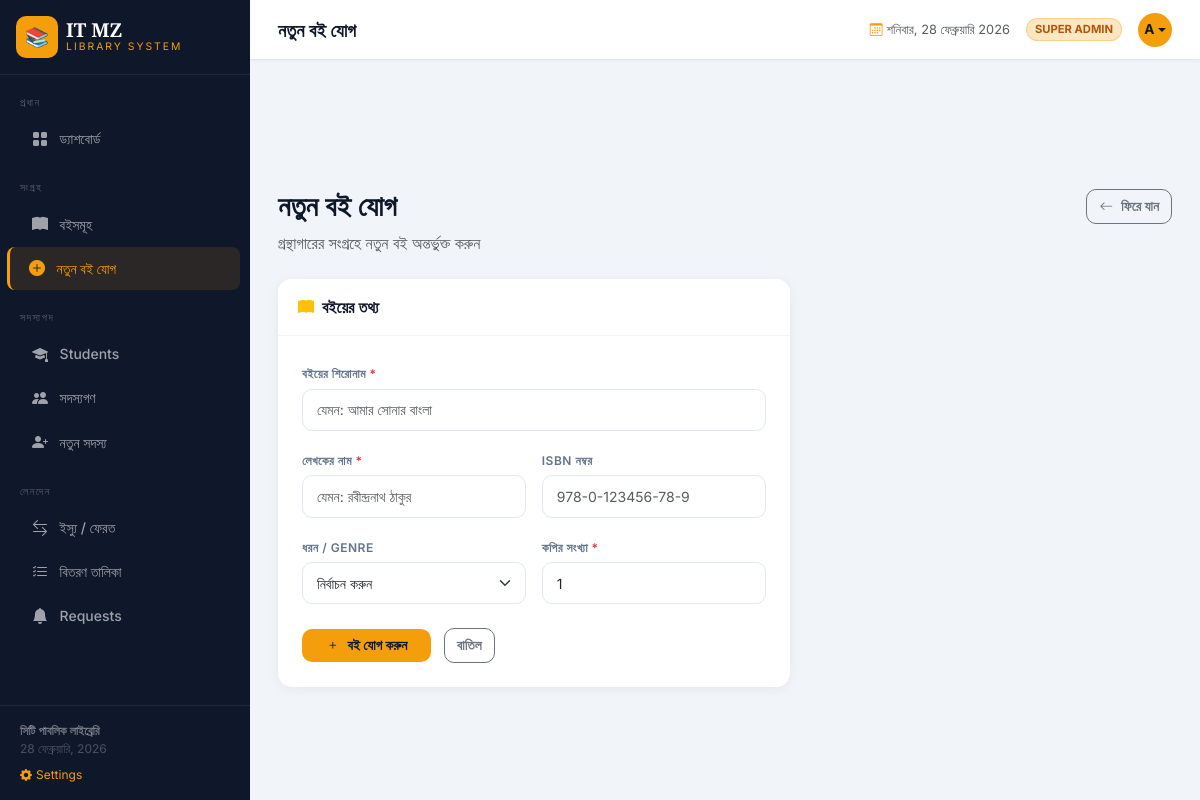
Page /books/add (signed in) on the committed database.
### tables this page shows
CREATE TABLE settings (
        key TEXT PRIMARY KEY,
        value TEXT
    );

### app.py (the view, shortened to what this page needs)
@app.route('/books/add', methods=['GET', 'POST'])
@admin_required
def add_book():
    return render_template('add_book.html')

### app.py (called while the page is built)
def admin_required(f):
    @wraps(f)
    def decorated(*args, **kwargs):
        if not session.get('logged_in'):
            flash('এই পেজটি দেখতে লগইন করুন।', 'info')
            return redirect(url_for('login', next=request.path))
        if not session.get('is_admin'):
            flash('এই কাজটি করার অনুমতি আপনার নেই।', 'error')
            return redirect(url_for('books'))
        return f(*args, **kwargs)
    return decorated

def get_db():
    conn = sqlite3.connect(DB_PATH)
    conn.row_factory = sqlite3.Row
    return conn

def get_settings():
    conn = get_db()
    rows = conn.execute('SELECT key, value FROM settings').fetchall()
    conn.close()
    return {row['key']: row['value'] for row in rows}

@app.context_processor
def inject_settings():
    return dict(site=get_settings())

### templates/add_book.html (shortened to what this page needs)
{% extends 'base.html' %}
{% block topbar_title %}নতুন বই যোগ{% endblock %}
{% block content %}
<div class="d-flex justify-content-between align-items-start mb-4 page-header">
    <div><h1>নতুন বই যোগ</h1><p class="text-muted mb-0">গ্রন্থাগারের সংগ্রহে নতুন বই অন্তর্ভুক্ত করুন</p></div>
    <a href="{{ url_for('books') }}" class="btn btn-outline-secondary"><i class="bi bi-arrow-left me-2"></i>ফিরে যান</a>
</div>
<div class="row justify-content-start">
    <div class="col-lg-7">
        <div class="card content-card">
            <div class="card-header"><i class="bi bi-book-fill me-2 text-warning"></i>বইয়ের তথ্য</div>
            <div class="card-body p-4">
                <form method="POST">
                    <div class="row g-3">
                        <div class="col-12">
                            <label class="form-label">বইয়ের শিরোনাম <span class="text-danger">*</span></label>
                            <input type="text" name="title" class="form-control" required placeholder="যেমন: আমার সোনার বাংলা">
                        </div>
                        <div class="col-md-6">
                            <label class="form-label">লেখকের নাম <span class="text-danger">*</span></label>
                            <input type="text" name="author" class="form-control" required placeholder="যেমন: রবীন্দ্রনাথ ঠাকুর">
                        </div>
                        <div class="col-md-6">
                            <label class="form-label">ISBN নম্বর</label>
                            <input type="text" name="isbn" class="form-control" placeholder="978-0-123456-78-9">
                        </div>
                        <div class="col-md-6">
                            <label class="form-label">ধরন / Genre</label>
                            <select name="genre" class="form-select">
                                <option value="">নির্বাচন করুন</option>
                            </select>
                        </div>
                        <div class="col-md-6">
                            <label class="form-label">কপির সংখ্যা <span class="text-danger">*</span></label>
                            <input type="number" name="copies" class="form-control" value="1" min="1" max="100" required>
                        </div>
                        <div class="col-12 pt-2">
                            <button type="submit" class="btn btn-gold px-4"><i class="bi bi-plus me-2"></i>বই যোগ করুন</button>
                            <a href="{{ url_for('books') }}" class="btn btn-outline-secondary ms-2">বাতিল</a>
                        </div>
                    </div>
                </form>
            </div>
        </div>
    </div>
</div>
{% endblock %}

### templates/base.html (shortened to what this page needs)
<!DOCTYPE html>
<html lang="bn">
<head>
    <link href="https://cdnjs.cloudflare.com/ajax/libs/bootstrap/5.3.2/css/bootstrap.min.css" rel="stylesheet">
    <link href="https://cdnjs.cloudflare.com/ajax/libs/bootstrap-icons/1.11.3/font/bootstrap-icons.min.css" rel="stylesheet">
</head>
<body>
<nav id="sidebar">
    <div class="sidebar-brand d-flex align-items-center gap-2 p-3 border-bottom" style="border-color:rgba(255,255,255,.07)!important">
        <div class="brand-icon" style="overflow:hidden">
            {% if site.logo_type == 'image' %}
            <img src="{{ site.library_logo }}" style="width:100%;height:100%;object-fit:cover;border-radius:10px" alt="logo">
            {% else %}
            {{ site.library_logo }}
            {% endif %}
        </div>
        <div>
            <div class="brand-name">{{ site.library_name }}</div>
            <div class="brand-sub">{{ site.library_tagline }}</div>
        </div>
    </div>
    <div class="sidebar-nav flex-grow-1 py-2">
        <div class="nav-section">প্রধান</div>
        {% if session.get("is_admin") %}
        <a href="{{ url_for('dashboard') }}" class="nav-link {% if request.endpoint=='dashboard' %}active{% endif %}"><i class="bi bi-grid-fill"></i> ড্যাশবোর্ড</a>
        {% endif %}
        <div class="nav-section mt-2">সংগ্রহ</div>
        <a href="{{ url_for('books') }}" class="nav-link {% if request.endpoint=='books' %}active{% endif %}"><i class="bi bi-book-fill"></i> বইসমূহ</a>
        {% if session.get("is_admin") %}
        <a href="{{ url_for('add_book') }}" class="nav-link {% if request.endpoint=='add_book' %}active{% endif %}"><i class="bi bi-plus-circle-fill"></i> নতুন বই যোগ</a>
        <div class="nav-section mt-2">সদস্যপদ</div>
        <a href="{{ url_for('students') }}" class="nav-link {% if request.endpoint=='students' %}active{% endif %}"><i class="bi bi-mortarboard-fill"></i> Students</a>
        <a href="{{ url_for('members') }}" class="nav-link {% if request.endpoint=='members' %}active{% endif %}"><i class="bi bi-people-fill"></i> সদস্যগণ</a>
        <a href="{{ url_for('add_member') }}" class="nav-link {% if request.endpoint=='add_member' %}active{% endif %}"><i class="bi bi-person-plus-fill"></i> নতুন সদস্য</a>
        <div class="nav-section mt-2">লেনদেন</div>
        <a href="{{ url_for('borrow') }}" class="nav-link {% if request.endpoint=='borrow' %}active{% endif %}"><i class="bi bi-arrow-left-right"></i> ইস্যু / ফেরত</a>
        <a href="{{ url_for('issued_books') }}" class="nav-link {% if request.endpoint=='issued_books' %}active{% endif %}"><i class="bi bi-list-check"></i> বিতরণ তালিকা</a>
        <a href="{{ url_for('requests_list') }}" class="nav-link {% if request.endpoint=='requests_list' %}active{% endif %}"><i class="bi bi-bell-fill"></i> Requests</a>
        {% endif %}
    </div>
    <div class="sidebar-footer">
    <div class="fw-semibold" style="color:rgba(255,255,255,.4)">{{ site.library_footer }}</div>
    <div id="sidebar-date"></div>
    {% if session.get('is_super') %}
    <a href="{{ url_for('settings') }}" class="d-block mt-2" style="color:var(--gold);font-size:.75rem;text-decoration:none">
        <i class="bi bi-gear-fill me-1"></i>Settings
    </a>
    {% endif %}
</div>
</nav>
<div id="main">
    <div class="topbar">
        <div class="topbar-title">{% block topbar_title %}{% endblock %}</div>
        <div class="d-flex align-items-center gap-3">
            <span class="text-muted d-none d-md-inline" style="font-size:.8rem">
                <i class="bi bi-calendar3 me-1" style="color:var(--gold)"></i><span id="live-date"></span>
            </span>
            {% if session.get("is_admin") %}
                {% if session.get("is_super") %}
                <span class="admin-badge" style="background:rgba(245,158,11,.25);color:#b45309">SUPER ADMIN</span>
                {% else %}
                <span class="admin-badge">ADMIN</span>
                {% endif %}
                <div class="dropdown">
                    <button class="topbar-av border-0 dropdown-toggle" style="cursor:pointer"
                            data-bs-toggle="dropdown" aria-expanded="false">
                        {{ session.get("username", "A")[0].upper() }}
                    </button>
                </div>
            {% endif %}
        </div>
    </div>
    <div class="page-body pb-0 pt-3">
    </div>
    <div class="page-body">{% block content %}{% endblock %}</div>
</div>
</body>
</html>

### templates/base.html (style rules this page uses)
:root { --sidebar-bg:#0f172a; --sidebar-w:250px; --gold:#f59e0b; --gold-light:#fcd34d; }
body { font-family:'Inter',sans-serif; background:#f1f5f9; }
#sidebar { width:var(--sidebar-w); min-height:100vh; background:var(--sidebar-bg); position:fixed; top:0; left:0; display:flex; flex-direction:column; z-index:1000; }
.brand-icon { width:42px;height:42px;background:var(--gold);border-radius:10px;display:inline-flex;align-items:center;justify-content:center;font-size:1.2rem;color:#0f172a;font-weight:800; }
.brand-name { font-family:'Playfair Display',serif;font-size:1.2rem;font-weight:700;color:#fff;line-height:1; }
.brand-sub { font-size:.65rem;letter-spacing:2px;text-transform:uppercase;color:var(--gold); }
.nav-section { font-size:.65rem;letter-spacing:1.5px;text-transform:uppercase;color:rgba(255,255,255,.3);padding:.75rem 1.25rem .35rem; }
.sidebar-nav .nav-link { color:rgba(255,255,255,.6);padding:.6rem 1.25rem;border-radius:8px;margin:1px 10px;font-size:.875rem;font-weight:500;display:flex;align-items:center;gap:.6rem;transition:all .15s; }
.sidebar-nav .nav-link i { font-size:1rem;width:20px;text-align:center; }
.sidebar-nav .nav-link.active { color:var(--gold);background:rgba(245,158,11,.12);border-left:3px solid var(--gold);margin-left:7px;padding-left:calc(1.25rem - 3px); }
#main { margin-left:var(--sidebar-w);min-height:100vh;display:flex;flex-direction:column; }
.topbar { background:#fff;height:60px;padding:0 1.75rem;display:flex;align-items:center;justify-content:space-between;border-bottom:1px solid #e2e8f0;position:sticky;top:0;z-index:999;box-shadow:0 1px 4px rgba(0,0,0,.04); }
.topbar-title { font-family:'Playfair Display',serif;font-size:1.15rem;font-weight:700;color:#0f172a; }
.topbar-av { width:34px;height:34px;background:var(--gold);border-radius:50%;display:flex;align-items:center;justify-content:center;font-weight:700;font-size:.85rem;color:#0f172a; }
.page-body { padding:1.75rem;flex:1; }
.content-card { border:none;border-radius:14px;box-shadow:0 2px 12px rgba(0,0,0,.06); }
.content-card .card-header { background:#fff;border-bottom:1px solid #f1f5f9;border-radius:14px 14px 0 0!important;padding:1rem 1.25rem;font-family:'Playfair Display',serif;font-weight:700;font-size:1rem;color:#0f172a; }
.form-label { font-size:.75rem;font-weight:600;text-transform:uppercase;letter-spacing:.5px;color:#64748b;margin-bottom:.35rem; }
.form-control,.form-select { border:1.5px solid #e2e8f0;border-radius:10px;font-size:.875rem;padding:.6rem .875rem; }
.btn { font-weight:600;font-size:.85rem;border-radius:10px; }
.btn-gold { background:var(--gold);color:#0f172a;border:none; }
.page-header h1 { font-family:'Playfair Display',serif;font-size:1.75rem;font-weight:900;color:#0f172a; }
.sidebar-footer { margin-top:auto;padding:1rem 1.25rem;border-top:1px solid rgba(255,255,255,.07);font-size:.75rem;color:rgba(255,255,255,.25); }
.admin-badge { background:rgba(245,158,11,.15);color:var(--gold);border:1px solid rgba(245,158,11,.3);font-size:.7rem;font-weight:700;padding:2px 8px;border-radius:20px; }

### rows in the picture
settings: library_name "IT MZ"
settings: library_tagline "LIBRARY SYSTEM"
settings: library_footer "সিটি পাবলিক লাইব্রেরি"

### other values in the picture
{{ site.library_logo }} "📚"
{{ session.get("username", "A")[0].upper() }} "A"
